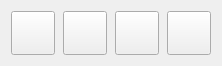
<?xml version="1.0" encoding="UTF-8"?>
<ui version="4.0">
 <class>UserCommandsForm</class>
 <widget class="QWidget" name="UserCommandsForm">
  <property name="geometry">
   <rect>
    <x>0</x>
    <y>0</y>
    <width>220</width>
    <height>64</height>
   </rect>
  </property>
  <property name="windowTitle">
   <string>Form</string>
  </property>
  <layout class="QVBoxLayout" name="verticalLayout">
   <item>
    <widget class="QWidget" name="widgetUserCommands" native="true">
     <layout class="QHBoxLayout" name="horizontalLayout_31">
      <property name="leftMargin">
       <number>0</number>
      </property>
      <property name="topMargin">
       <number>0</number>
      </property>
      <property name="rightMargin">
       <number>0</number>
      </property>
      <property name="bottomMargin">
       <number>0</number>
      </property>
      <item>
       <layout class="QGridLayout" name="gridLayout_7">
        <property name="horizontalSpacing">
         <number>8</number>
        </property>
        <item row="0" column="1">
         <widget class="StyledToolButton" name="cmdUser2">
          <property name="enabled">
           <bool>true</bool>
          </property>
          <property name="minimumSize">
           <size>
            <width>44</width>
            <height>44</height>
           </size>
          </property>
          <property name="toolTip">
           <string>Spindle on/off</string>
          </property>
          <property name="icon">
           <iconset resource="../Resources/images.qrc">
            <normaloff>:/images/num2.png</normaloff>:/images/num2.png</iconset>
          </property>
          <property name="iconSize">
           <size>
            <width>30</width>
            <height>30</height>
           </size>
          </property>
         </widget>
        </item>
        <item row="0" column="3">
         <widget class="StyledToolButton" name="cmdUser4">
          <property name="enabled">
           <bool>true</bool>
          </property>
          <property name="minimumSize">
           <size>
            <width>44</width>
            <height>44</height>
           </size>
          </property>
          <property name="toolTip">
           <string>Spindle on/off</string>
          </property>
          <property name="icon">
           <iconset resource="../Resources/images.qrc">
            <normaloff>:/images/num4.png</normaloff>:/images/num4.png</iconset>
          </property>
          <property name="iconSize">
           <size>
            <width>30</width>
            <height>30</height>
           </size>
          </property>
         </widget>
        </item>
        <item row="0" column="2">
         <widget class="StyledToolButton" name="cmdUser3">
          <property name="enabled">
           <bool>true</bool>
          </property>
          <property name="minimumSize">
           <size>
            <width>44</width>
            <height>44</height>
           </size>
          </property>
          <property name="toolTip">
           <string>Spindle on/off</string>
          </property>
          <property name="icon">
           <iconset resource="../Resources/images.qrc">
            <normaloff>:/images/num3.png</normaloff>:/images/num3.png</iconset>
          </property>
          <property name="iconSize">
           <size>
            <width>30</width>
            <height>30</height>
           </size>
          </property>
         </widget>
        </item>
        <item row="0" column="0">
         <widget class="StyledToolButton" name="cmdUser1">
          <property name="enabled">
           <bool>true</bool>
          </property>
          <property name="minimumSize">
           <size>
            <width>44</width>
            <height>44</height>
           </size>
          </property>
          <property name="toolTip">
           <string>Spindle on/off</string>
          </property>
          <property name="icon">
           <iconset resource="../Resources/images.qrc">
            <normaloff>:/images/num1.png</normaloff>:/images/num1.png</iconset>
          </property>
          <property name="iconSize">
           <size>
            <width>30</width>
            <height>30</height>
           </size>
          </property>
         </widget>
        </item>
       </layout>
      </item>
     </layout>
    </widget>
   </item>
  </layout>
 </widget>
 <customwidgets>
  <customwidget>
   <class>StyledToolButton</class>
   <extends>QToolButton</extends>
   <header location="global">View/Widgets/StyledToolButton.h</header>
  </customwidget>
 </customwidgets>
 <resources>
  <include location="../Resources/images.qrc"/>
 </resources>
 <connections/>
</ui>
